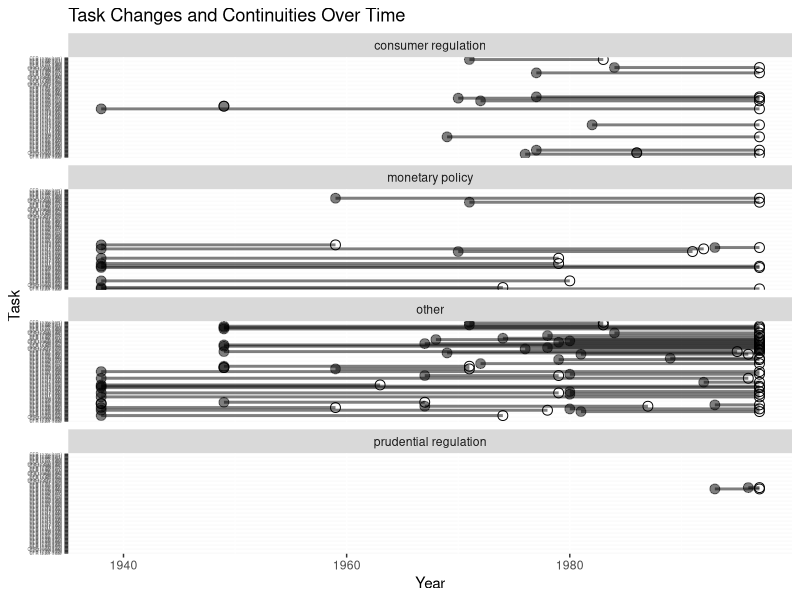

Recreate this plot in R.
library(tidyverse)

# Load the data
data <- read.csv("labels.csv")

# Ensure each label has a consistent category
data <- data |> 
  group_by(label) |> 
  mutate(Category = first(Category)) |> 
  ungroup()

# Process the data to identify the start, end, and reassignment years
task_info <- data |>
  group_by(label, Category) |>
  summarise(start = min(Year), end = max(Year), Task = first(Task)) |>
  ungroup() |>
  mutate(Task = as.factor(Task))

# Identify reassigned tasks (task number and first few numbers of the label don't match)
data <- data |> 
  mutate(label_prefix = as.numeric(sub("\\(.*", "", label)),
         Task = as.factor(Task))

reassigned_tasks <- data |>
  filter(Task != label_prefix)

# Creating better y-axis labels
task_info <- task_info |>
  mutate(TaskLabel = paste("CFR 12 ", sub(" .*", "", label), 
                           " (", sub(".*Yr (\\d{4}).*", "\\1", label), ")", sep = ""))

# Visualization
plot <- 
  ggplot() +
  geom_segment(data = task_info, aes(x = start, xend = end, y = TaskLabel, yend = TaskLabel),
               size = 1, alpha = 0.50) +
  geom_point(data = task_info, aes(x = start, y = TaskLabel), size = 3, alpha = 0.50) +
  geom_point(data = task_info, aes(x = end, y = TaskLabel), shape = 1, size = 3) +
  geom_point(data = reassigned_tasks, 
             aes(x = Year, y = paste("CFR 12 ", sub(" .*", "", label), 
                                     " (", sub(".*Yr (\\d{4}).*", "\\1", label), ")", sep = "")), 
             shape = 4, size = 3) +
  scale_y_discrete(limits = task_info$TaskLabel) +
  labs(x = "Year", y = "Task", title = "Task Changes and Continuities Over Time") +
  theme(axis.text.y = element_text(size = 3)) +
  facet_wrap(~ Category, scales = "free_y", ncol = 1)

ggsave("task_changes_plot2.png", plot = plot, width = 6.5, height = 9)
